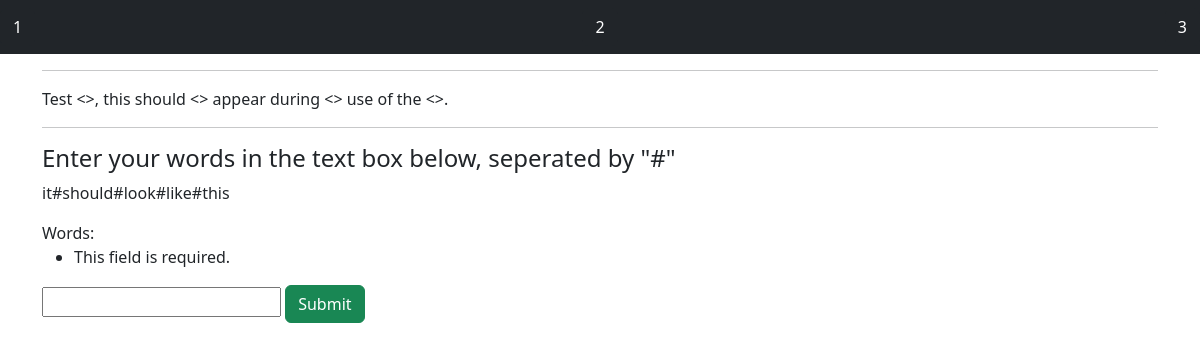
Page /madlibs/home/6 on the earlier database version.
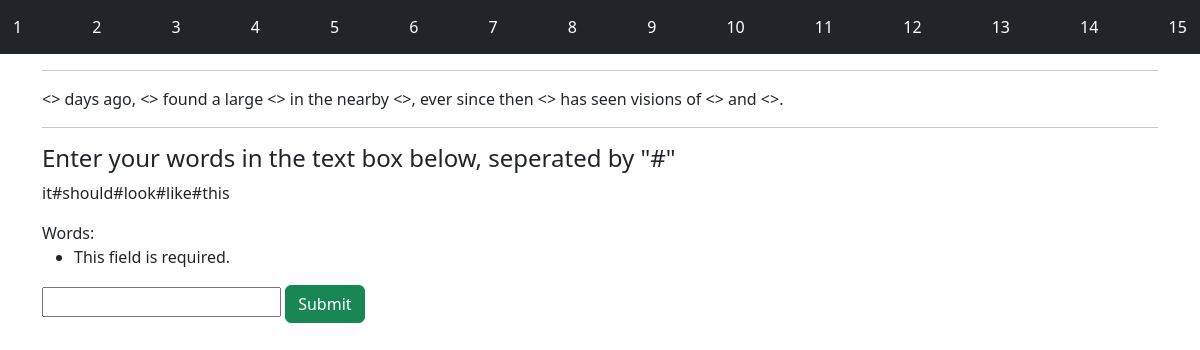
Same page on the later database version.
### madlibsapp/models.py (models this page shows, shortened)
class Story(models.Model):
    def __str__(self):
        return self.words
    words = models.CharField(max_length=1024)

### madlibsapp/views.py (the view)
# urls.py: path("home/<int:id>", views.home, name="home"),
def home(request,id):
    try:
        item = Story.objects.get(pk=id)
    except:
        item = Story.objects.get(pk=1)
    words = str(item)
    form = WordInputForm(request.POST)
    if(request.method == "POST"):
        if form.is_valid():
            words = item.Format(form.cleaned_data["inputWords"].split("#"))
    context={"item":words, "form":form}
    return render(request, "madlibs/home.html", context)

### madlibsapp/forms.py
class WordInputForm(forms.Form):
    inputWords = forms.CharField(label="Words", max_length=(2048))

### madlibsapp/context_processors.py (called while the page is built)
def StoryList(request):
	return {"StoryList": Story.objects.all(),}

### madlibsapp/templates/madlibs/home.html (shortened to what this page needs)
{% extends "madlibs/navbar.html" %}
{% block body %}
<div class="container">
    <hr />
    <div>
        <p>
            {{ item }}
        </p>
    </div>
    <hr />
    <div>
        <h4>
            Enter your words in the text box below, seperated by "#"
        </h4>
        <p>
            it#should#look#like#this
        </p>
    </div>
    <div>
        <form method="POST">
            {{ form }}
            <button type="submit" class="btn btn-success">Submit</button>
        </form>
    </div>
</div>
{% endblock %}

### madlibsapp/templates/madlibs/navbar.html (shortened to what this page needs)
<!DOCTYPE html>
<html lang="en">
<head>
    <link href="https://cdn.jsdelivr.net/npm/bootstrap@5.3.0/dist/css/bootstrap.min.css" rel="stylesheet">
</head>
<body>
    <nav class="navbar navbar-dark bg-dark">
        {% for link in StoryList %}
        <a href="{% url 'home' link.id %}" class="btn btn-dark"> {{ link.id }}</a>
        {% endfor %}
    </nav>
    {% block body %}
    {% endblock %}
</body>
</html>

Differences in the rows shown:
added Story: id "4"
added Story: id "5"
added Story: id "6", words "<> days ago, <> found a large <> in the nearby <>, ever since then <> has seen visions of <> and <>."
added Story: id "7"
added Story: id "8"
added Story: id "9"
added Story: id "10"
added Story: id "11"
added Story: id "12"
added Story: id "13"
added Story: id "14"
added Story: id "15"
Other differences:
{{ item }}: "Test <>, this should <> appear during <> use of the <>." → "<> days ago, <> found a large <> in the nearby <>, ever since then <> has seen visions of <> and <>."
